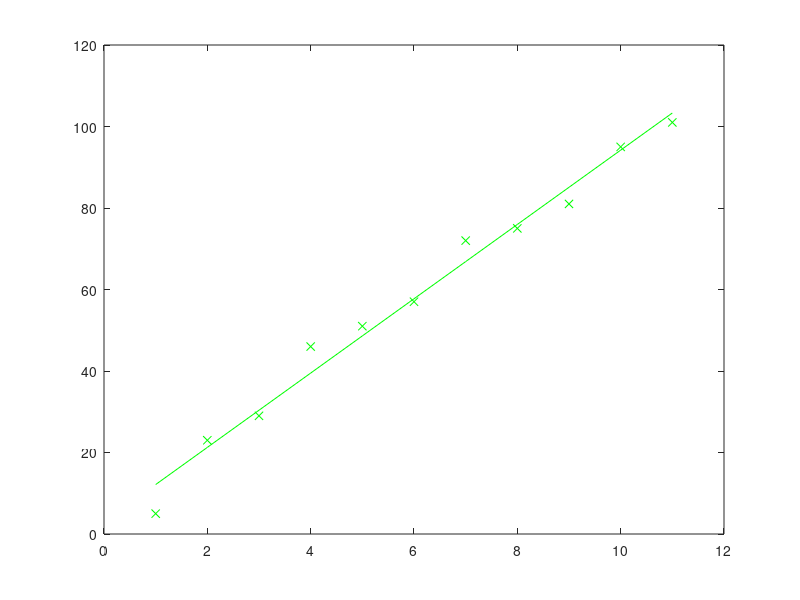

The MATLAB source for this figure: (Note: this script raises an error after producing the figure.)
%best fit, equation, relative error, plot, r^2

clear
clc

x=[1, 2, 3, 4, 5, 6, 7, 8, 9, 10, 11];
y=[5, 23, 29, 46, 51, 57, 72, 75, 81, 95, 101];

%filter data
iend=length(x);
j=1;
for i=1:1:iend
    if x(i)>0 & y(i)>0
        x2(j)=x(i);
        y2(j)=y(i);
        j=j+1;
    end
end


%calculate best fit
coeff=polyfit(x2,y2,1);

%determines predicted y values 
yfit=polyval(coeff,x2);

%plot data with green x's, fitted line as a line
plot(x2,y2,'gx')
hold on
plot(x2,yfit,'g-');
hold off

%display equation 
gtext(['y= ',num2str(coeff(1)),' *x+ ',num2str(coeff(2)),'.']);

%determine max relative error, x location
abs_err=abs(y-yfit);
[max_err,x_loc]=max(abs_err);

%displays on plot and command window
gtext(['The maximum relative error is ', num2str(max_err),' at x= ', num2str(x_loc),'.']);
disp(['The maximum relative error is ', num2str(max_err),' at x= ', num2str(x_loc),'.']);

%calculate r^2
SSEmydata=sum((y-yfit).^2);
SSTmydata=sum((y-mean(y).^2));
rsquared=1-(SSEmydata/SSTmydata);
gtext(['The r^2 value is ',num2str(rsquared),'.']);
disp(['The r^2 value is ',num2str(rsquared),'.']);


%displays r^2 value on plot and command window